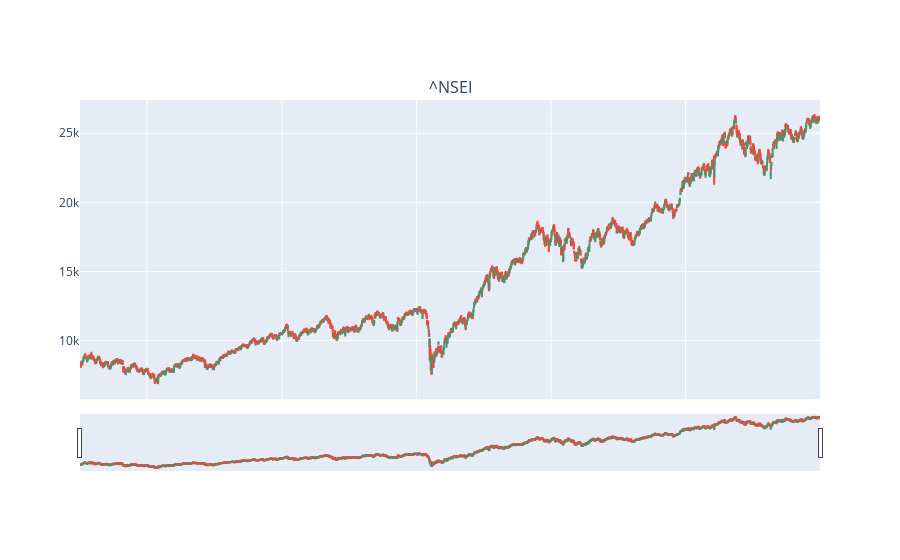

Write notebook code for a chart like this one.
### Code cell
fig.add_trace(go.Candlestick(x=df.index, open=df['Open']['^NSEI'], high=df['High']['^NSEI'], 
                             low=df['Low']['^NSEI'], close=df['Close']['^NSEI'], name='OHLC'),
             row=1, col=1)

### Figure 1 — Plotly figure (JSON) as saved in the notebook; plotly's stock layout.template omitted (floating-point values rounded to 4 significant figures; data arrays with more than 128 entries replaced by an {"elided": "..."} marker saying what was removed)
{"data": [{"close": {"elided": "2707 float values"}, "high": {"elided": "2707 float values"}, "low": {"elided": "2707 float values"}, "name": "OHLC", "open": {"elided": "2707 float values"}, "type": "candlestick", "x": {"elided": "2707 str values"}, "xaxis": "x", "yaxis": "y"}], "layout": {"annotations": [{"font": {"size": 16}, "showarrow": false, "text": "^NSEI", "x": 0.5, "xanchor": "center", "xref": "paper", "y": 1, "yanchor": "bottom", "yref": "paper"}, {"font": {"size": 16}, "showarrow": false, "text": "Volume", "x": 0.5, "xanchor": "center", "xref": "paper", "y": 0.1125, "yanchor": "bottom", "yref": "paper"}], "autosize": true, "xaxis": {"anchor": "y", "autorange": true, "domain": [0, 1], "matches": "x2", "range": ["2015-01-01 12:00", "2025-12-30 12:00"], "rangeslider": {"autorange": true, "range": ["2015-01-01 12:00", "2025-12-30 12:00"], "yaxis": {"_template": null, "rangemode": "match"}}, "showticklabels": false, "type": "date"}, "xaxis2": {"anchor": "y2", "autorange": true, "domain": [0, 1], "range": ["2015-01-01 12:00", "2025-12-30 12:00"]}, "yaxis": {"anchor": "x", "autorange": true, "domain": [0.2125, 1], "range": [5742.0, 27410.0]}, "yaxis2": {"anchor": "x2", "domain": [0, 0.1125]}}}
